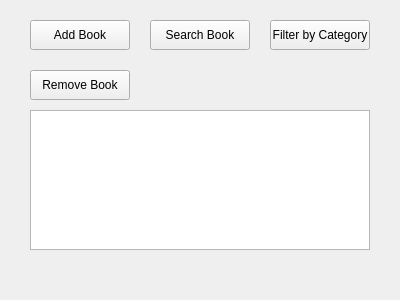
<?xml version="1.0" encoding="UTF-8"?>
<ui version="4.0">
 <class>MainWindow</class>
 <widget class="QMainWindow" name="MainWindow">
  <property name="geometry">
   <rect>
    <x>0</x>
    <y>0</y>
    <width>400</width>
    <height>300</height>
   </rect>
  </property>
  <property name="windowTitle">
   <string>Book Manager</string>
  </property>
  <widget class="QWidget" name="centralwidget">
   <widget class="QPushButton" name="addBookButton">
    <property name="geometry">
     <rect>
      <x>30</x>
      <y>20</y>
      <width>100</width>
      <height>30</height>
     </rect>
    </property>
    <property name="text">
     <string>Add Book</string>
    </property>
   </widget>
   <widget class="QPushButton" name="searchBookButton">
    <property name="geometry">
     <rect>
      <x>150</x>
      <y>20</y>
      <width>100</width>
      <height>30</height>
     </rect>
    </property>
    <property name="text">
     <string>Search Book</string>
    </property>
   </widget>
   <widget class="QPushButton" name="filterCategoryButton">
    <property name="geometry">
     <rect>
      <x>270</x>
      <y>20</y>
      <width>100</width>
      <height>30</height>
     </rect>
    </property>
    <property name="text">
     <string>Filter by Category</string>
    </property>
   </widget>
   <widget class="QPushButton" name="removeBookButton">
    <property name="geometry">
     <rect>
      <x>30</x>
      <y>70</y>
      <width>100</width>
      <height>30</height>
     </rect>
    </property>
    <property name="text">
     <string>Remove Book</string>
    </property>
   </widget>
   <widget class="QListWidget" name="bookList">
    <property name="geometry">
     <rect>
      <x>30</x>
      <y>110</y>
      <width>340</width>
      <height>140</height>
     </rect>
    </property>
   </widget>
  </widget>
 </widget>
 <resources/>
 <connections/>
</ui>
